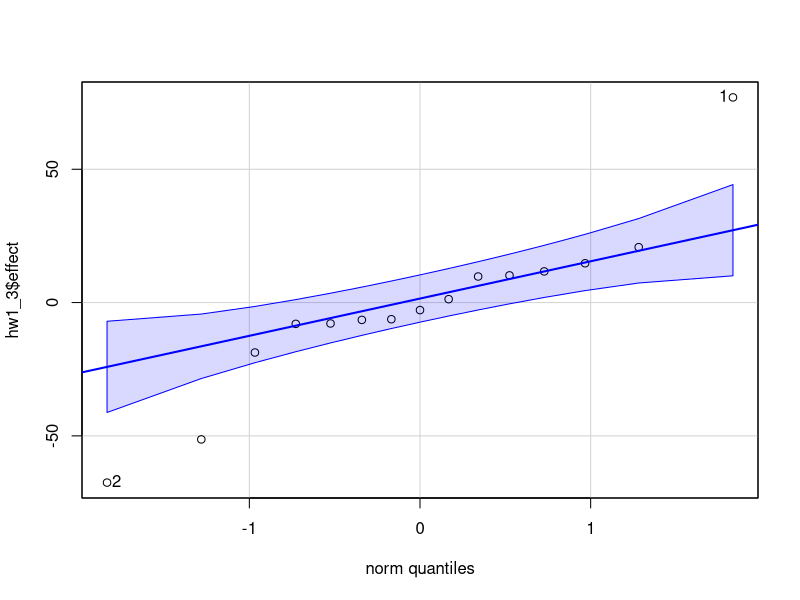
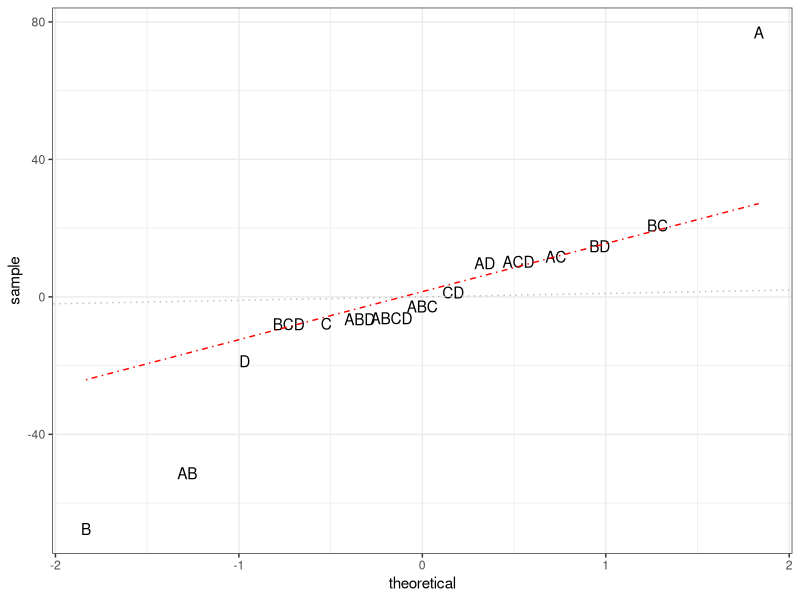

Generate these figures, in order, with R:
## ---- chunk 1
library(kableExtra)
library(dplyr)

## ---- chunk 2
five_factor <- tribble(
~effect, ~A, ~B, ~C, ~D, ~E, ~AB, ~AC, ~AD, ~AE, ~BC, ~BD, ~BE, ~CD, ~CE, ~DE, ~ABC, ~ABD, ~ABE, ~ACD, ~ACE, ~ADE, ~BCD, ~BCE, ~BDE, ~CDE, ~ABCD, ~ABCE, ~ABDE, ~ACDE, ~BCDE, ~ABCDE,
"1" , "[-]", "[-]", "[-]", "[-]", "[-]", "[+]", "[+]", "[+]", "[+]", "[+]", "[+]", "[+]", "[+]", "[+]", "[+]", "[-]", "[-]", "[-]", "[-]", "[-]", "[-]", "[-]", "[-]", "[-]", "[-]","[+]","[+]","[+]","[+]","[+]","[-]" ,
"a"   , "[+]", "[-]", "[-]", "[-]", "[-]", "[-]", "[-]", "[-]", "[-]", "[+]", "[+]", "[+]", "[+]", "[+]", "[+]", "[+]", "[+]", "[+]", "[+]", "[+]", "[+]", "[-]", "[-]", "[-]", "[-]","[-]","[-]","[-]","[-]","[+]","[+]" ,
"b"   , "[-]", "[+]", "[-]", "[-]", "[-]", "[-]", "[+]", "[+]", "[+]", "[-]", "[-]", "[-]", "[+]", "[+]", "[+]", "[+]", "[+]", "[+]", "[-]", "[-]", "[-]", "[+]", "[+]", "[+]", "[-]","[-]","[-]","[-]","[+]","[-]","[+]" ,
"ab"  , "[+]", "[+]", "[-]", "[-]", "[-]", "[+]", "[-]", "[-]", "[-]", "[-]", "[-]", "[-]", "[+]", "[+]", "[+]", "[-]", "[-]", "[-]", "[+]", "[+]", "[+]", "[+]", "[+]", "[+]", "[-]","[+]","[+]","[+]","[-]","[-]","[-]" ,
"c"   , "[-]", "[-]", "[+]", "[-]", "[-]", "[+]", "[-]", "[+]", "[+]", "[-]", "[+]", "[+]", "[-]", "[-]", "[+]", "[+]", "[-]", "[-]", "[+]", "[+]", "[-]", "[+]", "[+]", "[-]", "[+]","[-]","[-]","[+]","[-]","[-]","[+]" ,
"ac"  , "[+]", "[-]", "[+]", "[-]", "[-]", "[-]", "[+]", "[-]", "[-]", "[-]", "[+]", "[+]", "[-]", "[-]", "[+]", "[-]", "[+]", "[+]", "[-]", "[-]", "[+]", "[+]", "[+]", "[-]", "[+]","[+]","[+]","[-]","[+]","[-]","[-]" ,
"bc", "[-]", "[+]", "[+]", "[-]", "[-]", "[-]", "[-]", "[+]", "[+]", "[+]", "[-]", "[-]", "[-]", "[-]", "[+]", "[-]", "[+]", "[+]", "[+]", "[+]", "[-]", "[-]", "[-]", "[+]", "[+]","[+]","[+]","[-]","[-]","[+]","[-]" ,
"abc", "[+]", "[+]", "[+]", "[-]", "[-]", "[+]", "[+]", "[-]", "[-]", "[+]", "[-]", "[-]", "[-]", "[-]", "[+]", "[+]", "[-]", "[-]", "[-]", "[-]", "[+]", "[-]", "[-]", "[+]", "[+]","[-]","[-]","[+]","[+]","[+]","[+]" ,
"d" , "[-]", "[-]", "[-]", "[+]", "[-]", "[+]", "[+]", "[-]", "[+]", "[+]", "[-]", "[+]", "[-]", "[+]", "[-]", "[-]", "[+]", "[-]", "[+]", "[-]", "[+]", "[+]", "[-]", "[+]", "[+]","[-]","[+]","[-]","[-]","[-]","[+]" ,
"ad", "[+]", "[-]", "[-]", "[+]", "[-]", "[-]", "[-]", "[+]", "[-]", "[+]", "[-]", "[+]", "[-]", "[+]", "[-]", "[+]", "[-]", "[+]", "[-]", "[+]", "[-]", "[+]", "[-]", "[+]", "[+]","[+]","[-]","[+]","[+]","[-]","[-]" ,
"bd", "[-]", "[+]", "[-]", "[+]", "[-]", "[-]", "[+]", "[-]", "[+]", "[-]", "[+]", "[-]", "[-]", "[+]", "[-]", "[+]", "[-]", "[+]", "[+]", "[-]", "[+]", "[-]", "[+]", "[-]", "[+]","[+]","[-]","[+]","[-]","[+]","[-]" ,
"cd", "[-]", "[-]", "[+]", "[+]", "[-]", "[+]", "[-]", "[-]", "[+]", "[-]", "[-]", "[+]", "[+]", "[-]", "[-]", "[+]", "[+]", "[-]", "[-]", "[+]", "[+]", "[-]", "[+]", "[+]", "[-]","[+]","[-]","[-]","[+]","[+]","[-]" ,
"abd", "[+]", "[+]", "[-]", "[+]", "[-]", "[+]", "[-]", "[+]", "[-]", "[-]", "[+]", "[-]", "[-]", "[+]", "[-]", "[-]", "[+]", "[-]", "[-]", "[+]", "[-]", "[-]", "[+]", "[-]", "[+]","[-]","[+]","[-]","[+]","[+]","[+]" ,
"acd", "[+]", "[-]", "[+]", "[+]", "[-]", "[-]", "[+]", "[+]", "[-]", "[-]", "[-]", "[+]", "[+]", "[-]", "[-]", "[-]", "[-]", "[+]", "[+]", "[-]", "[-]", "[-]", "[+]", "[+]", "[-]","[-]","[+]","[+]","[-]","[+]","[+]" ,
"bcd", "[-]", "[+]", "[+]", "[+]", "[-]", "[-]", "[-]", "[-]", "[+]", "[+]", "[+]", "[-]", "[+]", "[-]", "[-]", "[-]", "[-]", "[+]", "[-]", "[+]", "[+]", "[+]", "[-]", "[-]", "[-]","[-]","[+]","[+]","[+]","[-]","[+]" ,
"abcd" , "[+]", "[+]", "[+]", "[+]", "[-]", "[+]", "[+]", "[+]", "[-]", "[+]", "[+]", "[-]", "[+]", "[-]", "[-]", "[+]", "[+]", "[-]", "[+]", "[-]", "[-]", "[+]", "[-]", "[-]", "[-]","[+]","[-]","[-]","[-]","[-]","[-]" ,
"e" , "[-]", "[-]", "[-]", "[-]", "[+]", "[+]", "[+]", "[+]", "[-]", "[+]", "[+]", "[-]", "[+]", "[-]", "[-]", "[-]", "[-]", "[+]", "[-]", "[+]", "[+]", "[-]", "[+]", "[+]", "[+]","[+]","[-]","[-]","[-]","[-]","[+]" ,
"ae", "[+]", "[-]", "[-]", "[-]", "[+]", "[-]", "[-]", "[-]", "[+]", "[+]", "[+]", "[-]", "[+]", "[-]", "[-]", "[+]", "[+]", "[-]", "[+]", "[-]", "[-]", "[-]", "[+]", "[+]", "[+]","[-]","[+]","[+]","[+]","[-]","[-]" ,
"be", "[-]", "[+]", "[-]", "[-]", "[+]", "[-]", "[+]", "[+]", "[-]", "[-]", "[-]", "[+]", "[+]", "[-]", "[-]", "[+]", "[+]", "[-]", "[-]", "[+]", "[+]", "[+]", "[-]", "[-]", "[+]","[-]","[+]","[+]","[-]","[+]","[-]" ,
"ce", "[-]", "[-]", "[+]", "[-]", "[+]", "[+]", "[-]", "[+]", "[-]", "[-]", "[+]", "[-]", "[-]", "[+]", "[-]", "[+]", "[-]", "[+]", "[+]", "[-]", "[+]", "[+]", "[-]", "[+]", "[-]","[-]","[+]","[-]","[+]","[+]","[-]" ,
"de", "[-]", "[-]", "[-]", "[+]", "[+]", "[+]", "[+]", "[-]", "[-]", "[+]", "[-]", "[-]", "[-]", "[-]", "[+]", "[-]", "[+]", "[+]", "[+]", "[+]", "[-]", "[+]", "[+]", "[-]", "[-]","[-]","[-]","[+]","[+]","[+]","[-]" ,
"abe", "[+]", "[+]", "[-]", "[-]", "[+]", "[+]", "[-]", "[-]", "[+]", "[-]", "[-]", "[+]", "[+]", "[-]", "[-]", "[-]", "[-]", "[+]", "[+]", "[-]", "[-]", "[+]", "[-]", "[-]", "[+]","[+]","[-]","[-]","[+]","[+]","[+]" ,
"ace", "[+]", "[-]", "[+]", "[-]", "[+]", "[-]", "[+]", "[-]", "[+]", "[-]", "[+]", "[-]", "[-]", "[+]", "[-]", "[-]", "[+]", "[-]", "[-]", "[+]", "[-]", "[+]", "[-]", "[+]", "[-]","[+]","[-]","[+]","[-]","[+]","[+]" ,
"ade", "[+]", "[-]", "[-]", "[+]", "[+]", "[-]", "[-]", "[+]", "[+]", "[+]", "[-]", "[-]", "[-]", "[-]", "[+]", "[+]", "[-]", "[-]", "[-]", "[-]", "[+]", "[+]", "[+]", "[-]", "[-]","[+]","[+]","[-]","[-]","[+]","[+]" ,
"bce", "[-]", "[+]", "[+]", "[-]", "[+]", "[-]", "[-]", "[+]", "[-]", "[+]", "[-]", "[+]", "[-]", "[+]", "[-]", "[-]", "[+]", "[-]", "[+]", "[-]", "[+]", "[-]", "[+]", "[-]", "[-]","[+]","[-]","[+]","[+]","[-]","[+]" ,
"bde", "[-]", "[+]", "[-]", "[+]", "[+]", "[-]", "[+]", "[-]", "[-]", "[-]", "[+]", "[+]", "[-]", "[-]", "[+]", "[+]", "[-]", "[-]", "[+]", "[+]", "[-]", "[-]", "[-]", "[+]", "[-]","[+]","[+]","[-]","[+]","[-]","[+]" ,
"cde", "[-]", "[-]", "[+]", "[+]", "[+]", "[+]", "[-]", "[-]", "[-]", "[-]", "[-]", "[-]", "[+]", "[+]", "[+]", "[+]", "[+]", "[+]", "[-]", "[-]", "[-]", "[-]", "[-]", "[-]", "[+]","[+]","[+]","[+]","[-]","[-]","[+]" ,
"abce" , "[+]", "[+]", "[+]", "[-]", "[+]", "[+]", "[+]", "[-]", "[+]", "[+]", "[-]", "[+]", "[-]", "[+]", "[-]", "[+]", "[-]", "[+]", "[-]", "[+]", "[-]", "[-]", "[+]", "[-]", "[-]","[-]","[+]","[-]","[-]","[-]","[-]" ,
"abde" , "[+]", "[+]", "[-]", "[+]", "[+]", "[+]", "[-]", "[+]", "[+]", "[-]", "[+]", "[+]", "[-]", "[-]", "[+]", "[-]", "[+]", "[+]", "[-]", "[-]", "[+]", "[-]", "[-]", "[+]", "[-]","[-]","[-]","[+]","[-]","[-]","[-]" ,
"acde" , "[+]", "[-]", "[+]", "[+]", "[+]", "[-]", "[+]", "[+]", "[+]", "[-]", "[-]", "[-]", "[+]", "[+]", "[+]", "[-]", "[-]", "[-]", "[+]", "[+]", "[+]", "[-]", "[-]", "[-]", "[+]","[-]","[-]","[-]","[+]","[-]","[-]" ,
"bcde" , "[-]", "[+]", "[+]", "[+]", "[+]", "[-]", "[-]", "[-]", "[-]", "[+]", "[+]", "[+]", "[+]", "[+]", "[+]", "[-]", "[-]", "[-]", "[-]", "[-]", "[-]", "[+]", "[+]", "[+]", "[+]","[-]","[-]","[-]","[-]","[+]","[-]" ,
"abcde", "[+]", "[+]", "[+]", "[+]", "[+]", "[+]", "[+]", "[+]", "[+]", "[+]", "[+]", "[+]", "[+]", "[+]", "[+]", "[+]", "[+]", "[+]", "[+]", "[+]", "[+]", "[+]", "[+]", "[+]", "[+]","[+]","[+]","[+]","[+]","[+]","[+]"
)

five_factor%>%mutate(ABCD=cell_spec(ABCD,background=ifelse(ABCD=="[-]","#EAFAF1","#f9ece9")))%>%kable(,"html",escape = F) %>%kable_styling("striped",font_size = 6, full_width = F)

## ---- chunk 3
hw1_3 <- tribble(~factors, ~effect, "A",76.95, "B", -67.52,"C",-7.84, "D",-18.73, "AB", -51.32, "AC", 11.69, "AD",9.78, "BC", 20.78, "BD", 14.74, "CD", 1.27, "ABC", -2.82, "ABD", -6.5, "ACD",10.2, "BCD",-7.98, "ABCD",-6.25)
car::qqPlot(hw1_3$effect)

library(ggplot2)
hw1_3_qq<-ggplot(hw1_3, aes(sample = effect),label=factor) + stat_qq()
hw1_3_new<-ggplot_build(hw1_3_qq)$data[[1]]
# hw1_3_new$name<-hw1_3_new$name[order(hw1_3$effect)]
hw1_3_new%>%mutate(name=hw1_3$factors[order(hw1_3$effect)])%>%
ggplot(aes(theoretical,sample,label=name))+geom_text()+geom_abline(linetype=3,col="grey")+geom_qq_line(aes(sample = y), line.p = c(0.25, 0.75),linetype=4, col = "red")+ theme_bw()
# + geom_smooth(method='lm',se=F,linetype = "dotted")
